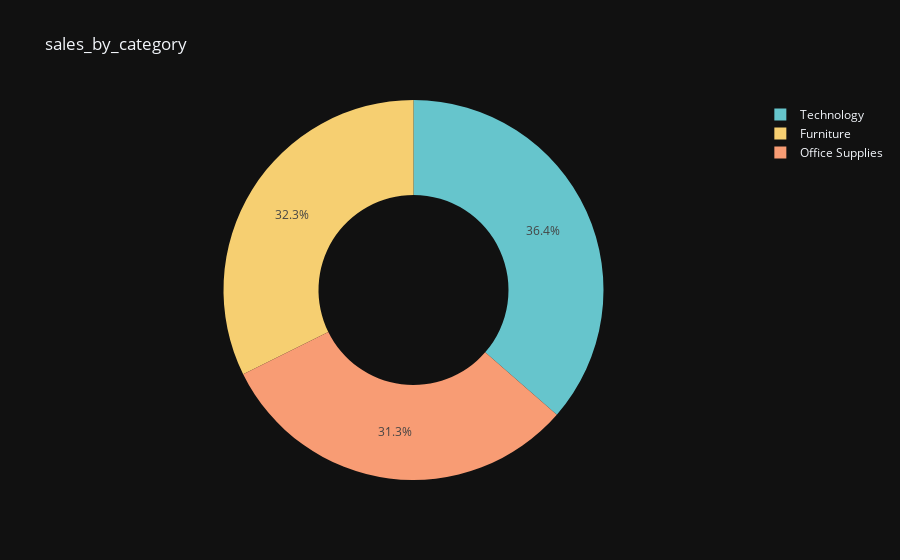

Notebook source saved alongside this figure:
### Code cell
fig2=px.pie(sales_by_category,
             values='sales',
             names='category',
             hole=0.5,
             color_discrete_sequence=px.colors.qualitative.Pastel,
             title='sales_by_category')

fig2

### Figure 1 — Plotly figure (JSON) as saved in the notebook; plotly's stock layout.template omitted (floating-point values rounded to 4 significant figures)
{"data": [{"domain": {"x": [0, 1], "y": [0, 1]}, "hole": 0.5, "hovertemplate": "category=%{label}<br>sales=%{value}<extra></extra>", "labels": ["Furniture", "Office Supplies", "Technology"], "legendgroup": "", "name": "", "showlegend": true, "type": "pie", "values": [742000.0, 719000.0, 836200.0]}], "layout": {"legend": {"tracegroupgap": 0}, "piecolorway": ["rgb(102, 197, 204)", "rgb(246, 207, 113)", "rgb(248, 156, 116)", "rgb(220, 176, 242)", "rgb(135, 197, 95)", "rgb(158, 185, 243)", "rgb(254, 136, 177)", "rgb(201, 219, 116)", "rgb(139, 224, 164)", "rgb(180, 151, 231)", "rgb(179, 179, 179)"], "title": {"text": "sales_by_category"}}}
